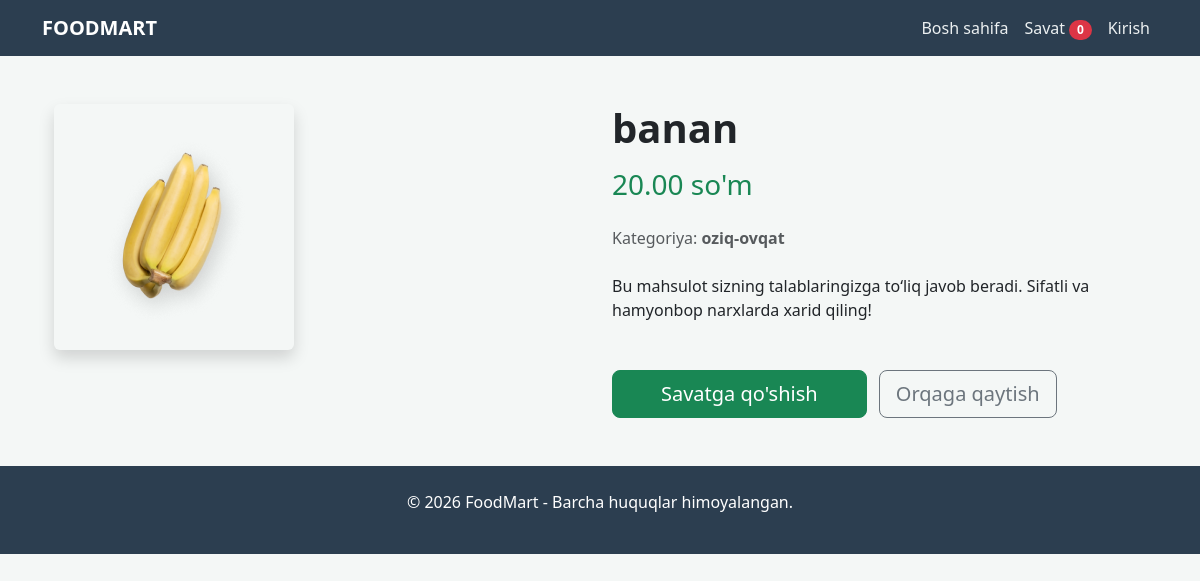
/product/1/, run on the app's committed database.
### shop/models.py (models this page shows, shortened)
class Product(models.Model):
    category = models.ForeignKey(Category, on_delete=models.CASCADE, verbose_name="Kategoriya")
    name = models.CharField(max_length=200, verbose_name="Mahsulot nomi")
    price = models.DecimalField(max_digits=10, decimal_places=2, verbose_name="Narxi")
    image = models.ImageField(upload_to='products/', verbose_name="Rasm")
    class Meta:
        verbose_name = "Mahsulot"
        verbose_name_plural = "Mahsulotlar"

class Category(models.Model):
    name = models.CharField(max_length=100, verbose_name="Kategoriya nomi")
    class Meta:
        verbose_name = "Kategoriya"
        verbose_name_plural = "Kategoriyalar"

### shop/views.py (the view)
# urls.py: path('product/<int:pk>/', views.product_detail, name='product_detail'),
def product_detail(request, pk):
    product = get_object_or_404(Product, pk=pk)
    return render(request, 'product_detail.html', {'product': product})

### shop/templates/product_detail.html
{% extends 'base.html' %}
{% block content %}
<div class="container my-5">
    <div class="row">
        <div class="col-md-6">
            {% if product.image %}
                <img src="{{ product.image.url }}" class="img-fluid rounded shadow" alt="{{ product.name }}">
            {% else %}
                <div class="bg-light p-5 text-center">Rasm topilmadi</div>
            {% endif %}
        </div>
        <div class="col-md-6">
            <h1 class="fw-bold mb-3">{{ product.name }}</h1>
            <h3 class="text-success mb-4">{{ product.price }} so'm</h3>
            <p class="text-muted">
                Kategoriya: <strong>{{ product.category.name }}</strong>
            </p>
            <p class="mt-4">
                Bu mahsulot sizning talablaringizga to‘liq javob beradi.
                Sifatli va hamyonbop narxlarda xarid qiling!
            </p>
            <div class="mt-5">
                <a href="{% url 'add_to_cart' product.id %}" class="btn btn-success btn-lg px-5">
                    Savatga qo'shish
                </a>
                <a href="{% url 'index' %}" class="btn btn-outline-secondary btn-lg ms-2">
                    Orqaga qaytish
                </a>
            </div>
        </div>
    </div>
</div>
{% endblock %}

### shop/templates/base.html (style rules this page uses)
body { background-color: #f4f7f6; font-family: 'Segoe UI', sans-serif; }

### data on the page
Product: image (picture), name "banan", price "20.00", category.name "oziq-ovqat"
